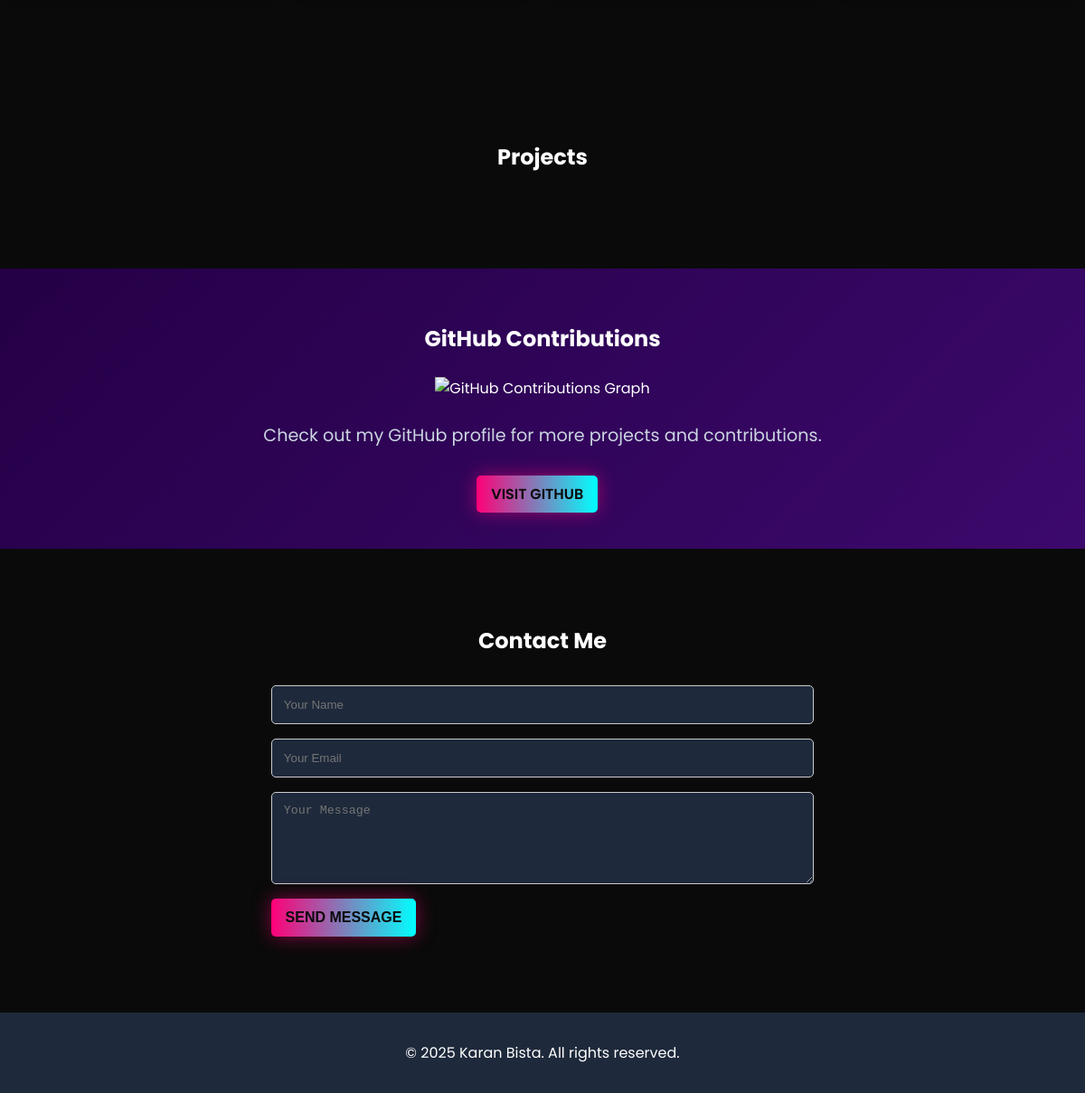
Page /recruiter/ (lower part) on the earlier database version.
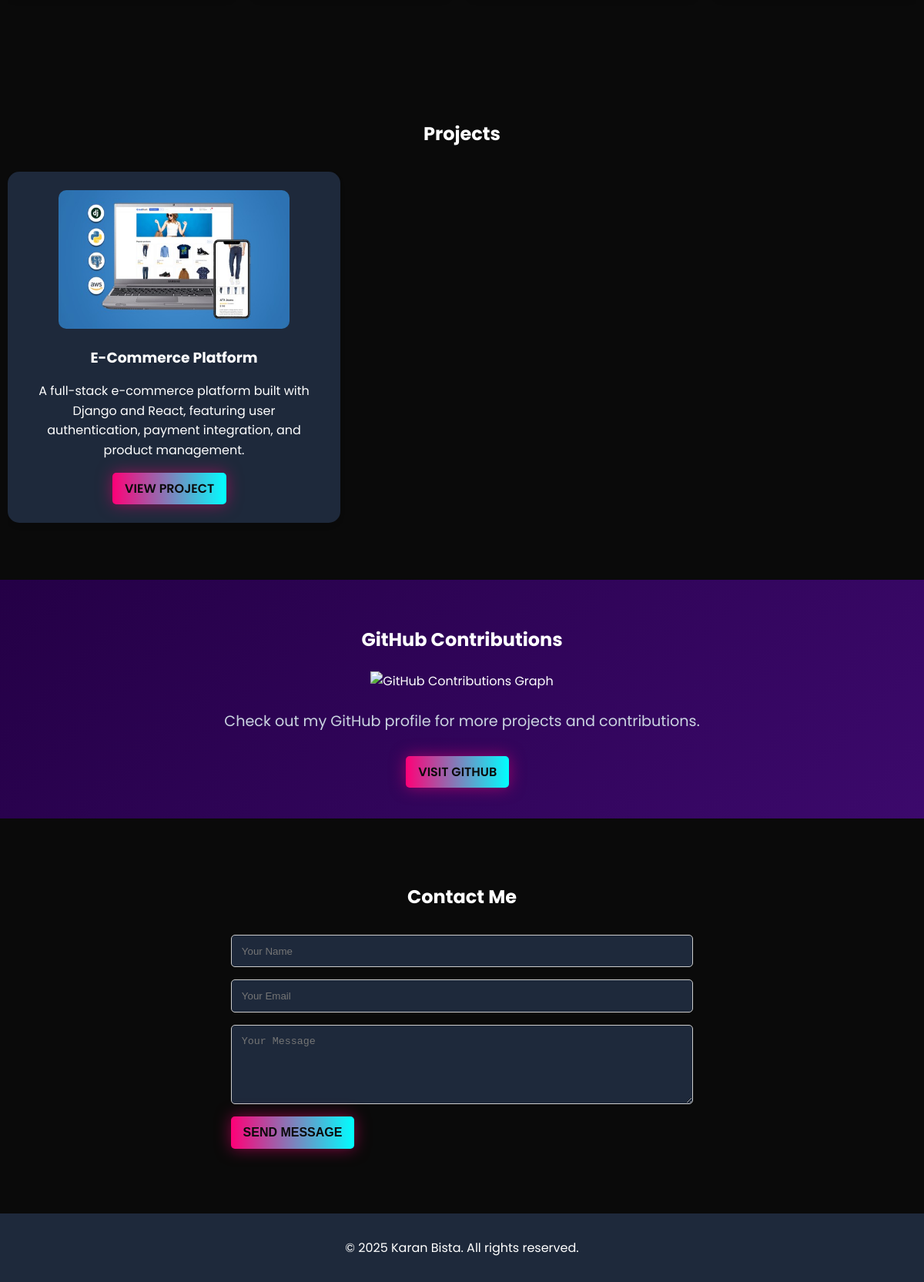
Same page on the later database version.
### home/models.py (models this page shows, shortened)
class Projects(models.Model):
    name = models.CharField(max_length=100)
    description = models.TextField(max_length=200)
    image = models.ImageField(upload_to= "images/projects/")
    srclink = models.URLField(max_length=300)
    date = models.DateTimeField(default=now)

### home/views.py (the view, shortened to what this page needs)
# urls.py: path('recruiter/', RecruiterView.as_view(), name="recruiter"),
class RecruiterView(ListView):
    model = Projects
    template_name = "home/recruiter.html"
    context_object_name = "projects"
    def get_queryset(self):
        return Projects.objects.all().order_by('date')
    def get_context_data(self, **kwargs):
        context = super().get_context_data(**kwargs)
        context['title'] = 'Recruiter'
        return context

### home/templates/home/recruiter.html (shortened to what this page needs)
{% load static %}
<!DOCTYPE html>
<html lang="en">
<head>
    <link rel="stylesheet" href="https://cdnjs.cloudflare.com/ajax/libs/font-awesome/6.0.0-beta3/css/all.min.css">
    <link rel="stylesheet" href="{% static 'css/recruiter.css' %}">
</head>
<body>
    <section id="skills" class="skills">
        <div class="skills-grid">
        </div>
    </section>
    <section id="projects" class="projects">
        <h2>Projects</h2>
        <div class="projects-grid">
            {% for project in projects %}
                <div class="project-card">
                    <img src="{{ project.image.url }}" alt="E-Commerce Platform">
                    <h3>{{ project.name }}</h3>
                    <p>{{ project.description}}</p>
                    <a href="{{ project.srclink}}" class="btn">View Project</a>
                </div>
            {% endfor %}
        </div>
    </section>
    <section id="github" class="github">
        <h2>GitHub Contributions</h2>
        <div class="github-graph">
            <img src="https://ghchart.rshah.org/kar137" alt="GitHub Contributions Graph">
        </div>
        <p class="github-desc">Check out my GitHub profile for more projects and contributions.</p>
        <a href="https://github.com/kar137" class="btn" target="_blank">Visit GitHub</a>
    </section>
    <section id="contact" class="contact">
        <h2>Contact Me</h2>
        <form id="contact-form" method="post">
            <input type="text" name="name" placeholder="Your Name" required>
            <input type="email" name="email" placeholder="Your Email" required>
            <textarea name="message" placeholder="Your Message" rows="5" required></textarea>
            <button type="submit" class="btn">Send Message</button>
        </form>
    </section>
    <footer>
        <p>&copy; 2025 Karan Bista. All rights reserved.</p>
    </footer>
</body>
</html>

### home/static/css/recruiter.css (style rules this page uses)
body { font-family: 'Poppins', sans-serif; margin: 0; padding: 0; background-color: #0a0a0a; color: #fff; }
.btn { display: inline-block; padding: 12px 24px; font-size: 1rem; font-weight: 600; text-transform: uppercase; color: white; background: linear-gradient(90deg, #ff0077, #0ff); border-radius: 8px; transition: 0.3s ease-in-out; text-decoration: none; box-shadow: 0px 0px 20px rgba(255, 0, 119, 0.5); margin-right: 11.5px; }
.skills { padding: 4rem 0; background-color: #0a0a0a; }
.skills-grid { display: flex; grid-auto-flow: column; grid-auto-columns: minmax(200px, 1fr); gap: 1.5rem; margin: 0 10px; overflow-x: auto; padding-bottom: 10px; scroll-snap-type: x mandatory; }
.projects { padding: 4rem 0; background-color: #0a0a0a; }
.projects h2 { text-align: center; margin-bottom: 2rem; }
.projects-grid { display: flex; justify-content: start; margin: 0 10px; gap: 1.5rem; padding-bottom: 10px; overflow-x: auto; scroll-snap-type: x mandatory; width: 100%; }
.project-card { flex: 0 0 calc(33.33% - 1rem); background-color: #1e293b; padding: 1.5rem; border-radius: 15px; box-shadow: 0 4px 6px rgba(0, 0, 0, 0.1); text-align: center; scroll-snap-align: start; width:190px; }
.project-card img { width: 300px; height: 180px; border-radius: 10px; }
.project-card h3 { margin: 1rem 0; }
.project-card p { font-size: 1rem; line-height: 1.6; }
.project-card .btn { background-color: #0ff; color: #0a0a0a; padding: 0.5rem 1rem; text-decoration: none; border-radius: 5px; }
.github { text-align: center; padding: 40px 20px; background: linear-gradient(135deg, #240046, #3c096c); }
.github-graph img { width: 100%; max-width: 800px; margin: 5px auto; }
.github-desc { font-size: 1.2rem; color: #cbd5e1; margin-top: 20px; }
.github .btn { background-color: #0ff; color: #0a0a0a; margin-top: 0.7rem; padding: 0.5rem 1rem; text-decoration: none; border-radius: 5px; }
.contact { padding: 4rem 0; background-color: #0a0a0a; }
.contact h2 { text-align: center; margin-bottom: 2rem; }
.contact form { display: flex; flex-direction: column; gap: 1rem; max-width: 600px; margin: 0 auto; }
.contact input, .contact textarea { padding: 0.8rem; border: 1px solid #ccc; border-radius: 5px; background-color: #1e293b; color: #fff; }
.contact button { background-color: #0ff; color: #0a0a0a; width: 160px; padding: 12px 0px; border: none; border-radius: 5px; cursor: pointer; transition: 0.3s ease-in-out; text-align: center; }
footer { background-color: #1e293b; color: #fff; text-align: center; padding: 1rem 0; }

Differences in the rows shown:
added Projects: image (picture), name "E-Commerce Platform", description "A full-stack e-commerce platform built with Django and React, featuring user authentication, payment integration, and product management."
